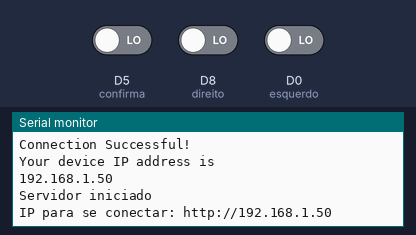
Simulated run of this sketch. Board: ESP8266 (Wemos D1 mini). Shown: the last lines printed to the serial monitor. The test bench sets the inputs (shaded band); at power-on: D8 (direito) LOW, D0 (esquerdo) LOW, D5 (confirma) LOW. WiFi joins after 1.5 s; servers stay silent unless stated; a WiFi scan finds three made-up networks; network time is answered at once with the bench clock; the local clock reads 2024-03-15 10:24:30 at power-on unless the sketch sets it; storage starts empty.

Above: at 5.8 s.
5.9 s: D8 (direito) driven HIGH
At 6.24 s:
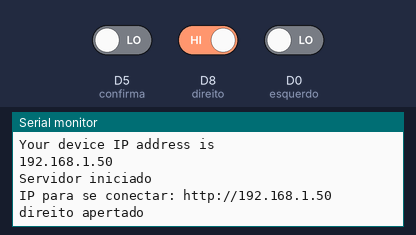
8.1 s: D0 (esquerdo) driven HIGH
At 8.65 s:
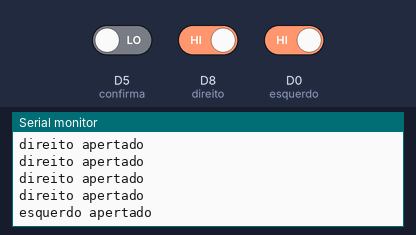
10.5 s: D5 (confirma) driven HIGH
At 12.4 s:
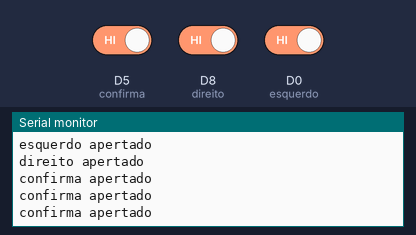

The sketch:

QuaSo01.ino
```cpp
// versão 01: Revisão e publicação on-line

// -------------------------------- Definições e bibliotecas -----------------------------------------


// Bibliotecas incluidas:
#include <ESP8266WiFi.h> // #include WiFi Library
#include <NTPClient.h>//Biblioteca do NTP. https://github.com/arduino-libraries/NTPClient
#include <WiFiUdp.h>//Biblioteca do UDP.
#include <ESP8266WebServer.h> // biblioteca do servidor mais sofisticado
#include <FS.h>   // Include the SPIFFS library

// Definições para o sistema de conexão automática ao wifi
#define SERIAL_BAUD       9600 /* Serial Baud Rate */
#define WIFI_DELAY        500 /* Delay paramter for connection. */
#define MAX_SSID_LEN      32 /* Max SSID octets. */
#define MAX_CONNECT_TIME  30000 /* Wait this much until device gets IP. */
char ssid[MAX_SSID_LEN] = ""; /* SSID that to be stored to connect. */

// Definições para pegar a hora da Internet
// Fonte: NTPClient ntp(udp, "a.st1.ntp.br
WiFiUDP udp;//Cria um objeto "UDP".
NTPClient ntp(udp, "a.st1.ntp.br", -3 * 3600, 60000);//Cria um objeto "NTP" com as configurações.
String hora; //Váriavel que armazenara o horario do NTP.

// definições para o webserver
//WiFiServer server(80); //CASO OCORRA PROBLEMAS COM A PORTA 80, UTILIZE OUTRA (EX:8082,8089) E A CHAMADA DA URL FICARÁ IP:PORTA(EX: 192.168.0.15:8082)
//WiFiClient client = server.available();
ESP8266WebServer server(80);

// definições botões adaptado de https://community.wia.io/d/49-wemos-d1-mini-esp8266-smart-iot-button-with-messagebird-sms-and-voice-messages
byte esquerdo = D0;
byte direito = D8;
byte confirma = D5;

byte tela = 0; // guarda em que tela está
byte app = 1; // guarda o app selecionado
byte aplicativo = 0; // guarda o aplicativo escolhido
String linha0 = " ";
String linha1 = " ";
String linha2 = " ";
String linha3 = " ";
String linha4 = " ";
String linha5 = " ";

// definições app cronometro
byte comecou = 0;
int horas = 0;
int minutos = 0;
int segundos = 0;
int ultimo = 0;
unsigned long inicio = 0;
unsigned long tsegs = 0;

// definições app termometro
#include "DHTesp.h" // Necessária para usar o módulo de temperatura e humidade (app 1)
DHTesp dht;
int kelvin = 0;
float hmax = 0;
float hmin = 100;
float tmax = 0;
float tmin = 100;

//visualizador de arquivos
String getContentType(String filename); // convert the file extension to the MIME type
bool handleFileRead(String path);       // send the right file to the client (if it exists)
//String arquivo;
String path;


// --------------------------------- Funções ----------------------------------------------------

void handleRoot() {
  String temp = "<html><head><title>Quaso</title><meta charset='utf-8'><meta http-equiv='refresh' content='4'>";
  temp += "<style type='text/css'>body {background-color: #000000; color: white}</style></head><body>"; // define a cor de fundo e a cor das letras
  temp += "<h1>" + linha0 + "</h1>";
  temp += "<h1>" + linha1 + "</h1>";
  temp += "<h1>" + linha2 + "</h1>";
  temp += "<h1>" + linha3 + "</h1>";
  temp += "<h1>" + linha4 + "</h1>";
  temp += "<h1>" + linha5 + "</h1>";
  temp += "</body></html>";
  //server.sendHeader("Location", "/index.html",true);   //Redirect to our html web page
  //String temp = linha0 + linha1;
  server.send(200, "text/html", temp);
}

/* void handleNotFound() {
  String message = "File Not Found\n\n";
  message += "URI: ";
  message += server.uri();
  message += "\nMethod: ";
  message += (server.method() == HTTP_GET) ? "GET" : "POST";
  message += "\nArguments: ";
  message += server.args();
  message += "\n";
  for (uint8_t i = 0; i < server.args(); i++) {
    message += " " + server.argName(i) + ": " + server.arg(i) + "\n";
  }
  server.send(404, "text/plain", message);
} */


/* Scan available networks and sort them in order to their signal strength. */
void scanAndSort() {
  memset(ssid, 0, MAX_SSID_LEN);
  int n = WiFi.scanNetworks();
  Serial.println("Scan complete!");
  if (n == 0) {
    Serial.println("No networks available.");
  } else {
    Serial.print(n);
    Serial.println(" networks discovered.");
    int indices[n];
    for (int i = 0; i < n; i++) {
      indices[i] = i;
    }
    for (int i = 0; i < n; i++) {
      for (int j = i + 1; j < n; j++) {
        if (WiFi.RSSI(indices[j]) > WiFi.RSSI(indices[i])) {
          std::swap(indices[i], indices[j]);
        }
      }
    }
    for (int i = 0; i < n; ++i) {
      Serial.println("The strongest open network is:");
      Serial.print(WiFi.SSID(indices[i]));
      Serial.print(" ");
      Serial.print(WiFi.RSSI(indices[i]));
      Serial.print(" ");
      Serial.print(WiFi.encryptionType(indices[i]));
      Serial.println();
      if(WiFi.encryptionType(indices[i]) == ENC_TYPE_NONE) {
        memset(ssid, 0, MAX_SSID_LEN);
        strncpy(ssid, WiFi.SSID(indices[i]).c_str(), MAX_SSID_LEN);
        break;
      }
    }
  }
}


// --------------------------------- Aplicativos ----------------------------------------------------

void aplicativo3() {
  // termometro para Quaso
  tela = 1;
  while (tela == 1) {
    server.handleClient();
    float h = dht.getHumidity(); // pega a umidade
    float t = dht.getTemperature(); // pega a temperatura
    kelvin = t + 273,15;
    hmax = max(hmax,h);
    hmin = min(hmin,h);
    //display.drawString(rnd1,20,"Máxima: " + String(hmax) + "  Mínima: " + String(hmin));
    //display.drawString(rnd1,30,"Temperatura: " + String(t));
    tmax = max(tmax,t);
    tmin = min(tmin,t);

    // montando o que vai ser apresentado na tela:
    linha0 = "Temperatura:";
    linha1 = String(t) + "ºC, " + String(kelvin) + "K";
    linha2 = "min.: " + String(tmin) + "ºC, máx.: " + String(tmax) + "ºC";
    linha3 = "Umidade:" + String(h) + "%";
    linha4 = "min.: " + String(hmin) + "%, máx.: " + String(hmax) + "%";
    if (h < 60) {
      linha5 = "Nível não adequado para a saúde";
    }
    else if (h < 30 && h > 21) {
      linha5 = "Estado de Atenção!";
    }
    else if (h < 20 && h > 12) {
      linha5 = "Estado de Alerta!";
    }
    else if (h < 12) {
      linha5 = "Estado de Emergência!";
    }
    else {
      linha5 = "10s para nova leitura";
    }
    delay(5000); // tempo de 10s para resposta do sensor
    if (digitalRead(esquerdo) == HIGH) {
      //Serial.println("esquerdo apertado");
      //delay(170); // espera para cada apertada ser vista individualmente
      tela = 0; // voltar pelo menu
    }
    delay(5000); // tempo de 10s para resposta do sensor
  }
}


void aplicativo2() {
  // cronometro para Quaso
  tela = 1;
  while (comecou == 0) {
    server.handleClient();
    linha0 = "Cronômetro";
    linha1 = " ";
    linha2 = "Clique OK para iniciar a contagem.";
    linha3 = " ";
    linha4 = " ";
    linha5 = " ";
    //client.stop();
    //imprime(linha0,linha1,linha2,linha3,linha4,linha5);


  if (digitalRead(confirma) == HIGH) {
      Serial.println("confirma apertado");
      delay(170); // espera para cada apertada ser vista individualmente
      inicio = millis() / 1000; // quantos segundos passaram desde que iniciou o sistema
      comecou = 1;
      }
  }
  while (comecou == 1) { // se já começou a contagem https://www.instructables.com/id/TESTED-Timekeeping-on-ESP8266-Arduino-Uno-WITHOUT-/
    server.handleClient();
    tsegs = (millis() / long(1000)) - inicio;
    /* //segundos = tsegs - ultimo;
    //tsegs = (millis()/long (1000)) - inicio; // segundos desde que foi dado o start
    if (tsegs > 59) {
      segundos = 0;
      minutos = minutos + 1;
    }
    else {
      segundos = tsegs;
    }
    if (minutos == 60){
      horas = horas + 1;
      minutos = 0;
      segundos = 0;
    } */

    if (tsegs > 3599) { // já se passaram horas
      horas = int(tsegs) / 3600;
      minutos = (int(tsegs) % 3600) / 60;
      segundos = (minutos % 60);
      linha4 = String(horas) + ":" + String(minutos) + ":" + String(segundos);
      //imprime(linha0,linha1,linha2,linha3,linha4,linha5);
    }
    else if (tsegs > 59) { // já se passaram minutos
      minutos = int(tsegs) / 60;
      segundos = (int(tsegs) % 60);
      linha4 = String(horas) + ":" + String(minutos) + ":" + String(segundos);
      //imprime(linha0,linha1,linha2,linha3,linha4,linha5);
    }
    else { // já se passaram segundos
      linha4 = String(horas) + ":" + String(minutos) + ":" + String(tsegs);
      //imprime(linha0,linha1,linha2,linha3,linha4,linha5);
    }
    linha2 = "Aperte OK para parar a contagem";
    if (hora != " ") {
      hora = ntp.getFormattedTime();//Armazena na váriavel HORA, o horario atual.
      linha0 = hora;
    }
    //linha4 = String(horas) + ":" + String(minutos) + ":" + String(segundos);
    if (digitalRead(confirma) == HIGH) {
      Serial.println("confirma apertado");
      delay(170); // espera para cada apertada ser vista individualmente
      linha2 = "Aperte OK para nova contagem";

      if (digitalRead(confirma) == HIGH) {
        Serial.println("confirma apertado");
        delay(170); // espera para cada apertada ser vista individualmente
        comecou = 0; // parou a contagem
        segundos = 0;
        minutos = 0;
        horas = 0;
      }
    }
  }
}


void aplicativo1() {
  // arquivos para quaso
  // Os arquivos devem ser colocados na pasta do código numa pasta chamada 'data'
  // Os nomes dos arquivos não devem conter espaços
  // Recomenda-se que os arquivos tenham no máximo 100Kb, ou seja, é para imagens, textos, jogos flash e não videos ou imagens de CD.
  // os arquivos podem ser colocados na memória interna com a ferramenta 'ESP8266 Sketch Data Upload'
  // mais detalhes em: www.filipeflop.com/blog/esp8266-gravando-dados-memoria-flash/
  tela = 1;
  linha2 = " ";
  while (tela == 1) {
    linha0 = "Arquivos:";
    linha1 = " ";
    linha2 = " ";
    // como listar os arquivos
    Dir dir = SPIFFS.openDir("/");
    while (dir.next()) {
      String arquivo = dir.fileName();
      linha2 += "<a href='" + String(arquivo) + "'>" + String(arquivo) + "</a>" ;
      linha2 += "<br />";
      //delay(500);
    }
    linha3 = " ";
    linha4 = " ";
    server.handleClient();
    if (digitalRead(esquerdo) == HIGH) {
      //Serial.println("esquerdo apertado");
      //delay(170); // espera para cada apertada ser vista individualmente
      tela = 0; // voltar pelo menu
    }
  }
}


// --------------------------------- Setup ----------------------------------------------------

void setup() {
  hora = " ";

  // definições botões
  pinMode(esquerdo, INPUT);
  pinMode(direito, INPUT);
  pinMode(confirma, INPUT);

// Scan, Sort, and Connect to WiFi   Obrigado para Leatherneck Garage
// Link: https://www.instructables.com/id/Connect-an-ESP8266-to-Any-Open-WiFi-Network-Automa/
  Serial.begin(SERIAL_BAUD);
  Serial.println("Scanning for open networks...");
   if(WiFi.status() != WL_CONNECTED) {
    /* Clear previous modes. */
    WiFi.softAPdisconnect();
    WiFi.disconnect();
    //WiFi.mode(WIFI_STA);
    WiFi.mode(WIFI_AP_STA); // tentando ativar modo AP + cliente
    delay(WIFI_DELAY);
    WiFi.softAP("ESP8266 2342"); // tentando criar o AP
    /* Scan for networks to find open guy. */
    scanAndSort();
    delay(WIFI_DELAY);
    /* Global ssid param need to be filled to connect. */
    if(strlen(ssid) > 0) {
      Serial.print("Connecting to ");
      Serial.println(ssid);
      /* No pass for WiFi. We are looking for non-encrypteds. */
      WiFi.begin(ssid);
      unsigned short try_cnt = 0;
      /* Wait until WiFi connection but do not exceed MAX_CONNECT_TIME */
      while (WiFi.status() != WL_CONNECTED && try_cnt < MAX_CONNECT_TIME / WIFI_DELAY) {
        delay(WIFI_DELAY);
        Serial.print(".");
        try_cnt++;
      }
      if(WiFi.status() == WL_CONNECTED) {
        Serial.println("");
        Serial.println("Connection Successful!");
        Serial.println("Your device IP address is ");
        Serial.println(WiFi.localIP());
      } else {
        Serial.println("Connection FAILED");
      }
    } else {
      Serial.println("No open networks available. :-(");
    }
  }

  // pega a hora da Internet:
   ntp.begin();//Inicia o NTP.
   ntp.forceUpdate();//Força o Update.

  // setup para o webservidor
  server.on("/", handleRoot);
  //server.onNotFound(handleNotFound);
  server.begin(); //INICIA O SERVIDOR PARA RECEBER DADOS NA PORTA DEFINIDA EM "WiFiServer server(porta);"
  Serial.println("Servidor iniciado"); //ESCREVE O TEXTO NA SERIAL
  Serial.print("IP para se conectar: "); //ESCREVE O TEXTO NA SERIAL
  Serial.print("http://"); //ESCREVE O TEXTO NA SERIAL
  Serial.println(WiFi.localIP()); //ESCREVE NA SERIAL O IP RECEBIDO DENTRO DA REDE SEM FIO (O IP NESSA PRÁTICA É RECEBIDO DE FORMA AUTOMÁTICA)

  // app3
  dht.setup(D3, DHTesp::DHT11);

  SPIFFS.begin();        // Start the SPI Flash Files System

// para enviar o arquivo solicitado ou mensagem de não encontrado
  server.onNotFound([]() {                              // If the client requests any URI
    if (!handleFileRead(server.uri()))                  // send it if it exists
      server.send(404, "text/plain", "404: Não encontrado"); // otherwise, respond with a 404 (Not Found) error
  });

}


// --------------------------------- Loop principal ----------------------------------------------------

void loop ()  {
  server.handleClient();

   hora = ntp.getFormattedTime();//Armazena na váriavel HORA, o horario atual.
   //Serial.println("Hora:");
   //Serial.println(hora);//Printa a hora já formatada no monitor.

  // teste botões
  /* if (digitalRead(esquerdo) == HIGH) {
    Serial.println("esquerdo apertado");
    delay(170); // espera para cada apertada ser vista individualmente
  }
  if (digitalRead(direito) == HIGH) {
    Serial.println("direito apertado");
    delay(330);
  }
  if (digitalRead(confirma) == HIGH) {
    Serial.println("confirma apertado");
  }  */
  delay(150); // espera para cada apertada ser vista individualmente

  if (tela == 0 && app == 1) { // tela inicial acabou de ligar.
    if (hora != " ") {
      linha0 = hora;
    }
    else {
      linha0 = "QuaSO versão 0.09";
    }
    linha1 = "- Escolha a função:";
    linha2 = "(X) Arquivos";
    linha3 = "( ) Cronometro";
    linha4 = "( ) Termometro";
    linha5 = " ";

    if (digitalRead(esquerdo) == HIGH) {
      Serial.println("esquerdo apertado");
      delay(170); // espera para cada apertada ser vista individualmente
      app = 3;
    }
    if (digitalRead(direito) == HIGH) {
      Serial.println("direito apertado");
      delay(170); // espera para cada apertada ser vista individualmente
      app = 2;
    }
    if (digitalRead(confirma) == HIGH) {
      aplicativo1(); // vai para o app1
      delay(170);
    }
  }

  if (tela == 0 && app == 2) { // tela inicial acabou de ligar.
    if (hora != " ") {
      linha0 = hora;
    }
    else {
      linha0 = "QuaSO versão 0.09";
    }
    linha1 = "- Escolha a função:";
    linha2 = "( ) Arquivos";
    linha3 = "(X) Cronometro";
    linha4 = "( ) Termometro";
    linha5 = " ";
    //client.stop(); // fecha a conexão anterior para carregar a nova página
    //imprime(linha0,linha1,linha2,linha3,linha4,linha5);

    if (digitalRead(esquerdo) == HIGH) {
      //Serial.println("esquerdo apertado");
      delay(170); // espera para cada apertada ser vista individualmente
      app = 1;
    }
    if (digitalRead(direito) == HIGH) {
      //Serial.println("direito apertado");
      delay(170); // espera para cada apertada ser vista individualmente
      app = 3;
    }
    if (digitalRead(confirma) == HIGH) {
      delay(170); // espera para cada apertada ser vista individualmente
      aplicativo2(); // vai para o cronometro
    }
  }

  if (tela == 0 && app == 3) { // Menu item 3
    //linha0 = WiFi.localIP();
    linha1 = "- Escolha a função:";
    linha2 = "( ) Arquivos";
    linha3 = "( ) Cronometro";
    linha4 = "(X) Termometro";
    linha5 = " ";
    //client.stop(); // fecha a conexão anterior para carregar a nova página
    //imprime(linha0,linha1,linha2,linha3,linha4,linha5);

    if (digitalRead(esquerdo) == HIGH) {
      Serial.println("esquerdo apertado");
      delay(170); // espera para cada apertada ser vista individualmente
      app = 2;
    }
    if (digitalRead(direito) == HIGH) {
      Serial.println("direito apertado");
      delay(170); // espera para cada apertada ser vista individualmente
      app = 1;
    }
    if (digitalRead(confirma) == HIGH) {
      delay(170); // espera para cada apertada ser vista individualmente
      aplicativo3(); // vai para o 3
    }
  }
}


// Para abrir arquivos da memória interna
// adaptado de https://tttapa.github.io/ESP8266/Chap11%20-%20SPIFFS.html
String getContentType(String filename) { // convert the file extension to the MIME type
  if (filename.endsWith(".html")) return "text/html";
  else if (filename.endsWith(".htm")) return "text/html";
  else if (filename.endsWith(".css")) return "text/css";
  else if (filename.endsWith(".js")) return "application/javascript";
  else if (filename.endsWith(".pdf")) return "application/x-pdf";
  else if (filename.endsWith(".zip")) return "application/x-zip";
  else if (filename.endsWith(".gz")) return "application/x-gzip";
  else if (filename.endsWith(".swf")) return "application/x-shockwave-flash";
  else if (filename.endsWith(".ico")) return "image/x-icon";
  else if (filename.endsWith(".png")) return "image/png";
  else if (filename.endsWith(".gif")) return "image/gif";
  else if (filename.endsWith(".jpg")) return "image/jpeg";
  return "text/plain";
}
bool handleFileRead(String path){  // send the right file to the client (if it exists)
  Serial.println("handleFileRead: " + path);
  //if(path.endsWith("/")) path += "index.html";           // If a folder is requested, send the index file
  String contentType = getContentType(path);             // Get the MIME type
  String pathWithGz = path + ".gz";
  if(SPIFFS.exists(pathWithGz) || SPIFFS.exists(path)){  // If the file exists, either as a compressed archive, or normal
    if(SPIFFS.exists(pathWithGz))                          // If there's a compressed version available
      path += ".gz";                                         // Use the compressed version
    File file = SPIFFS.open(path, "r");                    // Open the file
    size_t sent = server.streamFile(file, contentType);    // Send it to the client
    file.close();                                          // Close the file again
    Serial.println(String("\tSent file: ") + path);
    return true;
  }
  Serial.println(String("\tFile Not Found: ") + path);
  return false;                                          // If the file doesn't exist, return false
}


// Quaso 0.1
// Escrito por Adrian Rupp 2019.
//O sketch usa 330128 bytes (31%) de espaço de armazenamento para programas. O máximo são 1044464 bytes.
//Variáveis globais usam 28968 bytes (35%) de memória dinâmica, deixando 52952 bytes para variáveis locais. O máximo são 81920 bytes.
```

Measured:
- after the input at 5.9 s, the serial monitor: prints a new line after 0.12 s (image 1)
- after the input at 8.1 s, the serial monitor: prints a new line after 0.41 s (image 2)
- after the input at 10.5 s, the serial monitor: prints a new line after 0.69 s (image 3)
